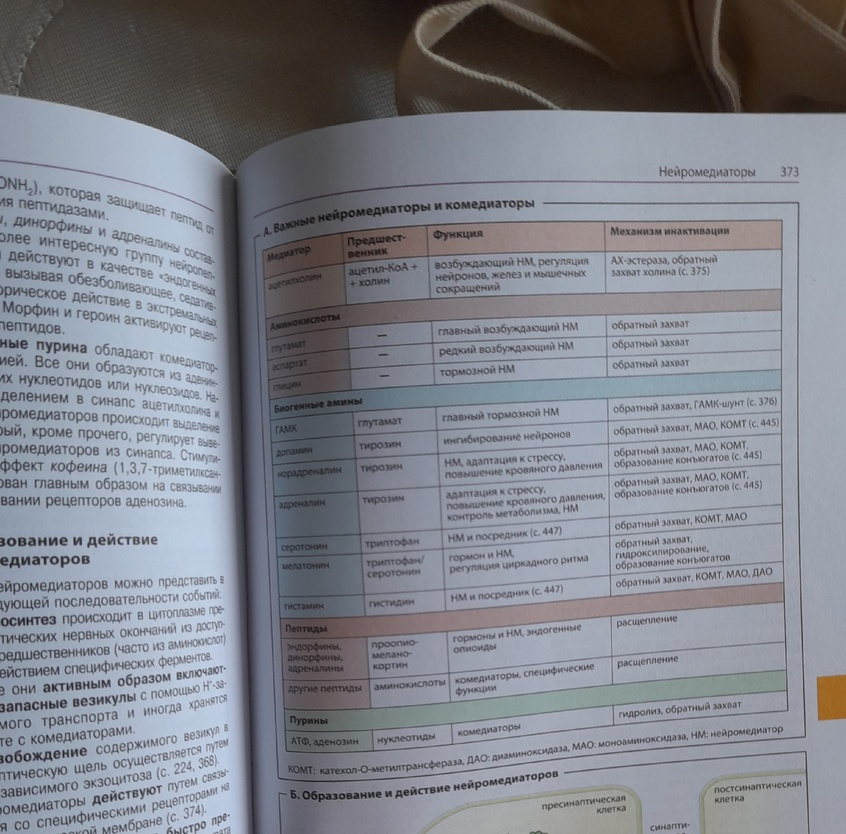
#> input picture morf_ops/table.jpg, 846 x 834 px, shrunk from 2560 x 2521 before the run
$ python orient.py
#> lines starting #> are read from the running program, lines starting #| are printed output that depends on the picture
import cv2
import numpy as np
import matplotlib.pyplot as plt


color_image = cv2.imread('table.jpg')
#> color_image is the input picture: shape (834, 846, 3); mean B, G, R 138.2, 129.9, 127.1
gray_image = cv2.cvtColor(color_image, cv2.COLOR_BGR2GRAY)

blurred_image = cv2.GaussianBlur(gray_image, (5, 5), sigmaX = 1.5)

edge_image = cv2.Canny(blurred_image, threshold1 = 50, threshold2 = 150)
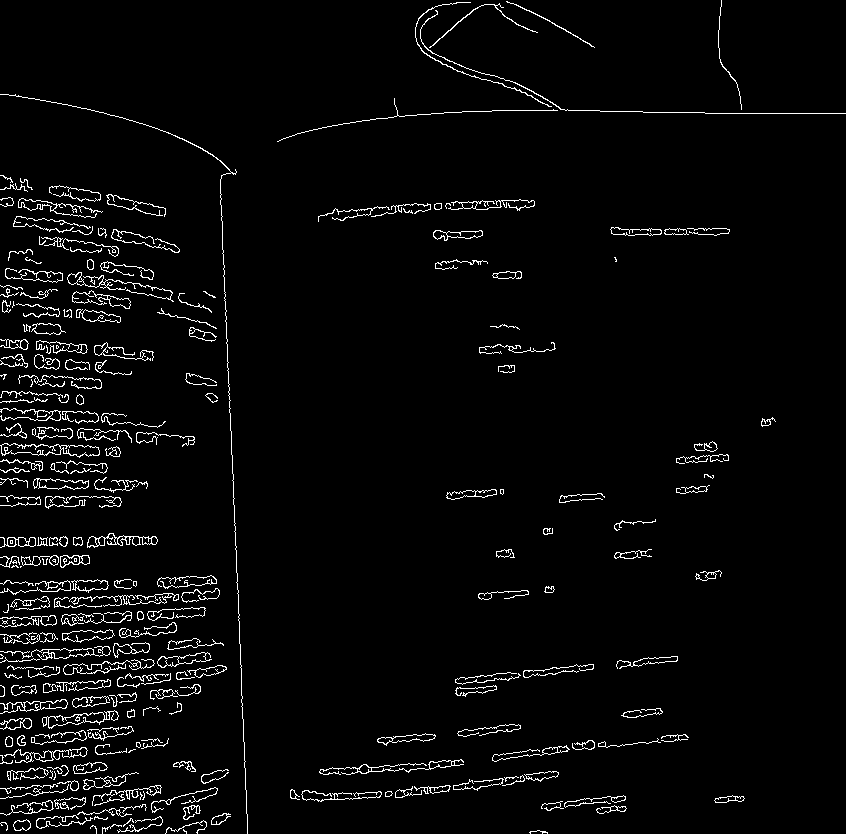
#> edge_image: shape (834, 846); 3.4% white in thin lines or dots

# [40 lines of commented-out code are left out]


lines = cv2.HoughLines(edge_image, rho = 1, theta = np.pi / 180, threshold = 100)
#> lines = 371 rows, first 8: [100, 1.59], [802, 1.47], [-217, 3.11], [113, 1.57], [806, 1.47], [809, 1.45], [617, 1.52], [727, 1.47]
lines = lines.reshape(-1, 2)
#> lines = 371 pairs, first value -217 to 840, second value 0 to 3.12

angles_deg = []
for rho, theta in lines:
    angle = np.rad2deg(theta)

    if angle > 90:
        angle -= 180

    if abs(angle) > 40:    # в силу того, что я знаю, что угол не такой большой
        continue

    angles_deg.append(angle)
#> this loop made 371 passes
#> (rho, theta, angle) on passes 1 to 12: (100, 1.59, -89), (802, 1.47, 84), (-217, 3.11, -2), (113, 1.57, 90), (806, 1.47, 84), (809, 1.45, 83), (617, 1.52, 87), (727, 1.47, 84), (816, 1.43, 82), (840, 1.43, 82), (796, 1.48, 85), (44, 0.0175, 1)
#> angle on passes 65 to 70: -10, -9, -6, -3, -3, -2
#> after the loop, angles_deg = 325 values, max 15 at index 305, min -18 at index 306, mean -0.772

hist, bins = np.histogram(angles_deg, bins = 180, range = (-90, 90))
#> hist = 180 values, max 44 at index 90, min 0 at index 0, mean 1.81; bins = 181 values from -90 to 90
dom_angle = bins[np.argmax(hist)]
#> dom_angle = 0

plt.figure(figsize=(12, 5))
plt.bar(bins[:-1], hist, width=1.0, edgecolor='black')
plt.xlabel('angle')
plt.ylabel('lines')
plt.title('histo')
plt.grid(True, alpha=0.3)

dominant_idx = np.argmax(hist)
#> dominant_idx = 90
plt.axvline(x=dom_angle, color='red', linestyle='--', label=f'dom angle: {dom_angle:.1f}°')
plt.legend()
plt.savefig('histogram.png', dpi=150, bbox_inches='tight')
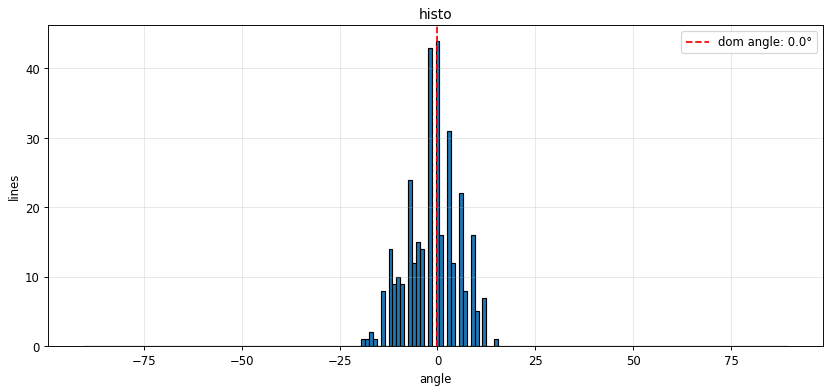
#> figure drawn by matplotlib, 1 panel; tallest bar 44 high, from x = -0.5 to 0.5
plt.close()

#-----------------------------------------------------------------------------

height, width = gray_image.shape
#> height = 834; width = 846
center = (height // 2, width // 2)
#> center = (417, 423)
rotation_matrix = cv2.getRotationMatrix2D(center, dom_angle, scale = 1.0)
#> rotation_matrix = [[1, 0, 0], [0, 1, 0]]

cos = np.abs(rotation_matrix[0, 0])
#> cos = 1
sin = np.abs(rotation_matrix[0, 1])
#> sin = 0
new_height = int(height * cos + width * sin)
#> new_height = 834
new_width = int(height * sin + width * cos)
#> new_width = 846
rotation_matrix[0, 2] += (new_width / 2) - center[0]
rotation_matrix[1, 2] += (new_height / 2) - center[1]

rotated_image = cv2.warpAffine(gray_image, rotation_matrix, (new_width, new_height), borderMode = cv2.BORDER_CONSTANT, borderValue = (0, 0, 0))
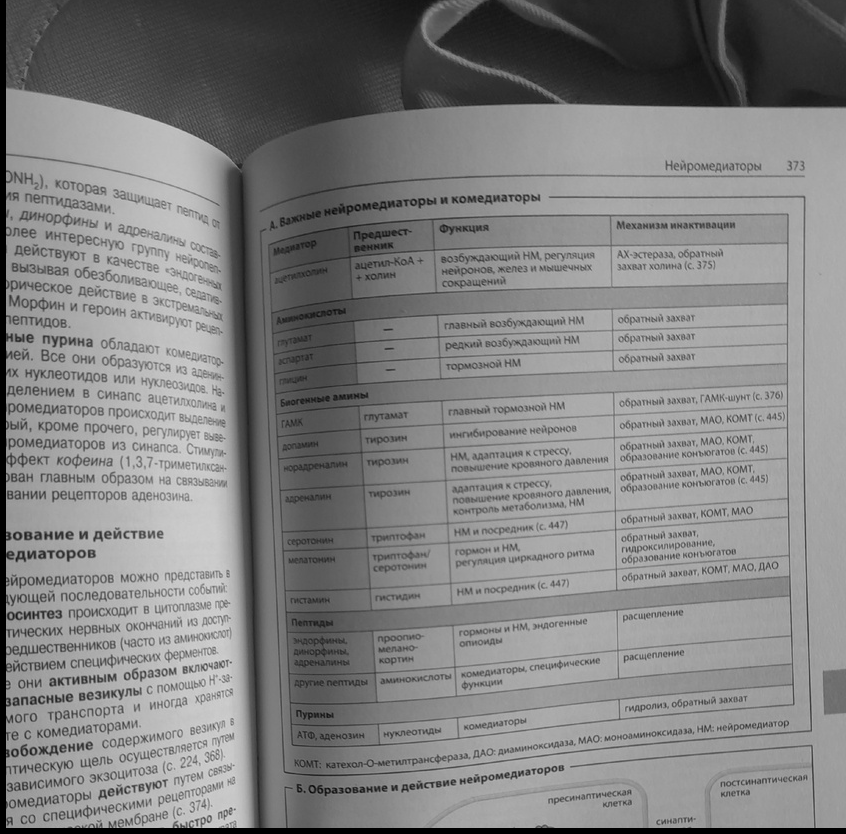
#> rotated_image: shape (834, 846); min 0, max 219, mean 128.6

#---------------------------------------------------------------------

horisont_kernel = cv2.getStructuringElement(cv2.MORPH_RECT, (40, 1))
vert_kernel = cv2.getStructuringElement(cv2.MORPH_RECT, (1, 40))

horisont_lines = cv2.morphologyEx(rotated_image, cv2.MORPH_OPEN, horisont_kernel)
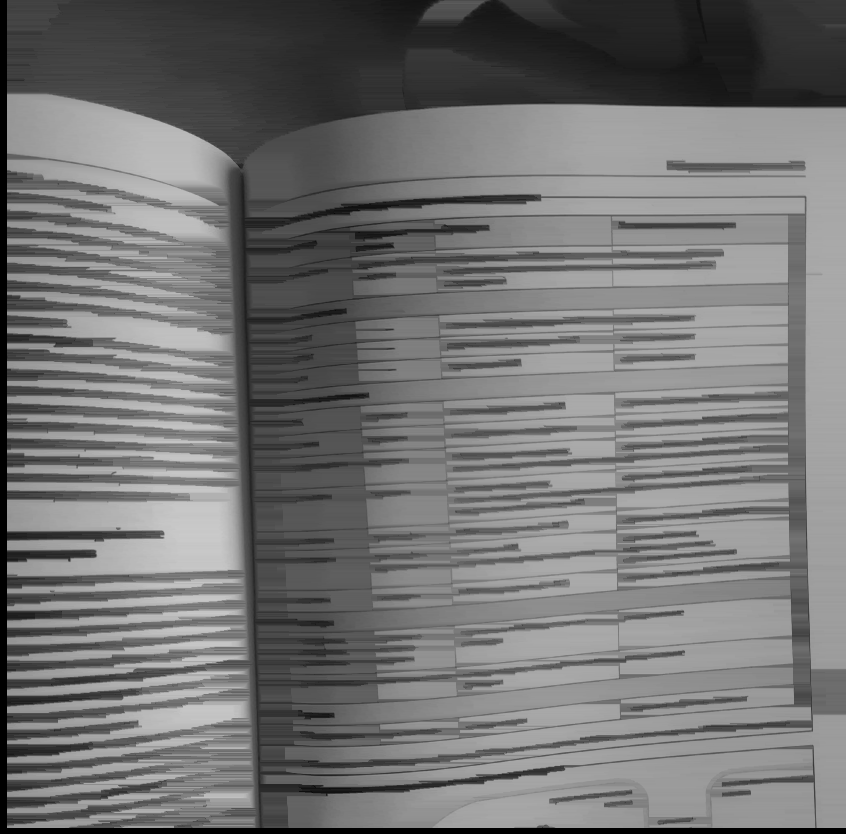
#> horisont_lines: shape (834, 846); min 0, max 202, mean 115.4
vert_lines = cv2.morphologyEx(rotated_image, cv2.MORPH_OPEN, vert_kernel)
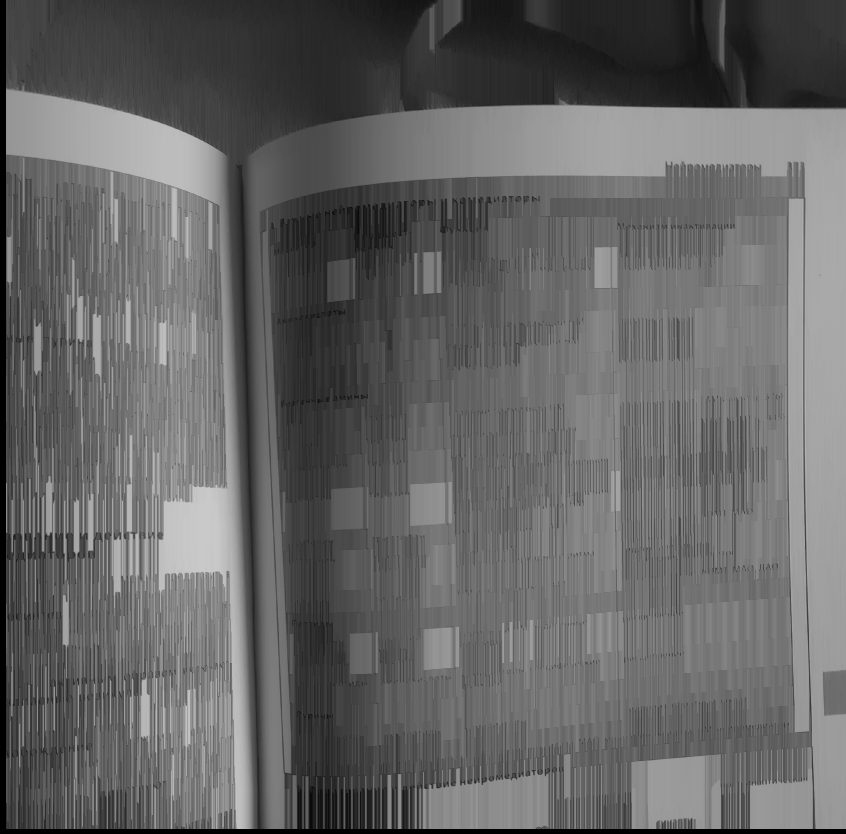
#> vert_lines: shape (834, 846); min 0, max 202, mean 100.8

table_lines = cv2.min(horisont_lines, vert_lines)
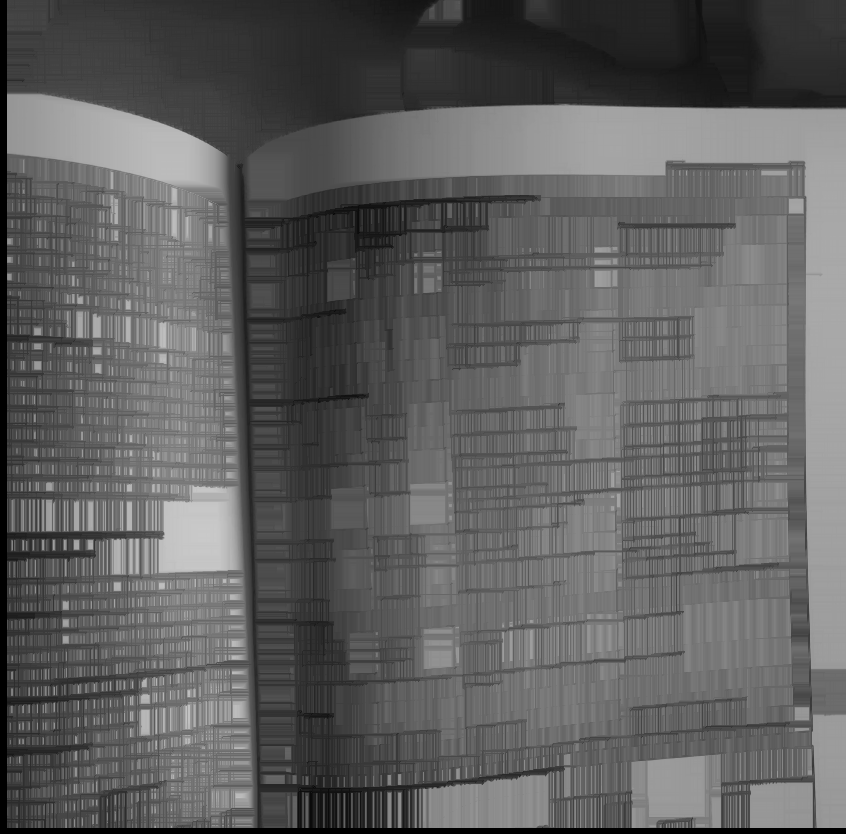
#> table_lines: shape (834, 846); min 0, max 202, mean 95.5

result_image = cv2.subtract(rotated_image, table_lines)
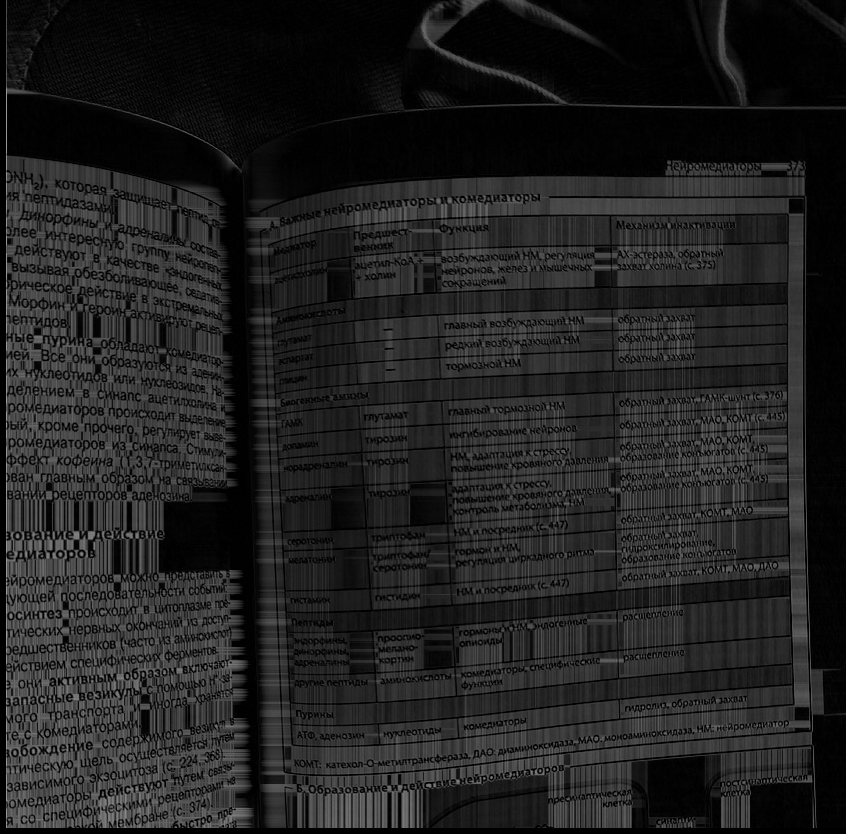
#> result_image: shape (834, 846); min 0, max 160, mean 33.2

# _, mask = cv2.threshold(table_lines, 150, 255, cv2.THRESH_BINARY_INV)
# result_image = rotated_image.copy()
# result_image[mask > 0] = 200

# result_image = cv2.medianBlur(result_image, 3)

fig, axes = plt.subplots(1, 3, figsize=(12, 6))

# axes[0].imshow(cv2.cvtColor(color_image, cv2.COLOR_BGR2RGB))
# axes[0].set_title('init')
# axes[0].axis('off')

axes[0].imshow(gray_image, cmap = 'gray')
axes[0].set_title(f'gray')
axes[0].axis('off')

# axes[2].imshow(blurred_image, cmap = 'gray')
# axes[2].set_title(f'blur, gauss, (5, 5)')
# axes[2].axis('off')

# axes[3].imshow(edge_image, cmap = 'gray')
# axes[3].set_title(f'canny (threshold1 = 50, threshold2 = 150)')
# axes[3].axis('off')

axes[1].imshow(rotated_image, cmap = 'gray')
axes[1].set_title(f'rotated ( angle = {dom_angle})')
axes[1].axis('off')

axes[2].imshow(result_image, cmap = 'gray')
axes[2].set_title(f'result')
axes[2].axis('off')

plt.tight_layout()
plt.savefig(f'result.png', dpi = 150, bbox_inches = 'tight')
plt.close()
